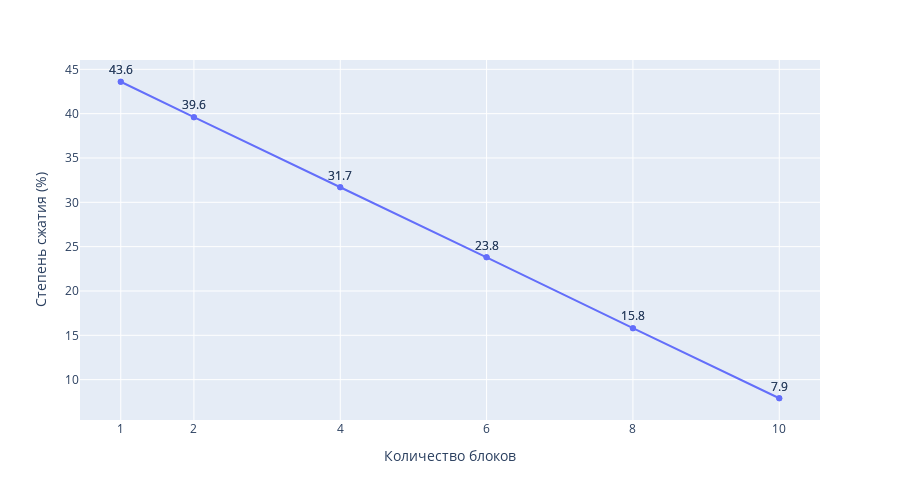

The notebook cell saved with this chart:
### Code cell
task = 'Количество параметров'

fig = px.line(data,
             x="Количество блоков",
             y=task,
             text=task,
             height=500,
             width=900,
             labels={task: "Степень сжатия (%)"}
             )
fig.update_traces(
    textposition="top center"
)
fig.update_layout(bargroupgap=0.15,
                  xaxis=dict(tickvals=data["Количество блоков"]),
                  uniformtext_minsize=8,
                  uniformtext_mode='show'
                  )
fig.show()
fig.write_image('metrics/compression_ratio.png')

### Figure 1 — Plotly figure (JSON) as saved in the notebook; plotly's stock layout.template omitted (floating-point values rounded to 4 significant figures)
{"data": [{"hovertemplate": "Количество блоков=%{x}<br>Степень сжатия (%)=%{text}<extra></extra>", "legendgroup": "", "line": {"color": "#636efa", "dash": "solid"}, "marker": {"symbol": "circle"}, "mode": "lines+markers+text", "name": "", "orientation": "v", "showlegend": false, "text": [43.6, 43.6, 39.6, 39.6, 31.7, 31.7, 23.8, 23.8, 15.8, 15.8, 7.9, 7.9], "textposition": "top center", "type": "scatter", "x": [1, 1, 2, 2, 4, 4, 6, 6, 8, 8, 10, 10], "xaxis": "x", "y": [43.6, 43.6, 39.6, 39.6, 31.7, 31.7, 23.8, 23.8, 15.8, 15.8, 7.9, 7.9], "yaxis": "y"}], "layout": {"bargroupgap": 0.15, "height": 500, "legend": {"tracegroupgap": 0}, "margin": {"t": 60}, "uniformtext": {"minsize": 8, "mode": "show"}, "width": 900, "xaxis": {"anchor": "y", "domain": [0, 1], "tickvals": [1, 1, 2, 2, 4, 4, 6, 6, 8, 8, 10, 10], "title": {"text": "Количество блоков"}}, "yaxis": {"anchor": "x", "domain": [0, 1], "title": {"text": "Степень сжатия (%)"}}}}
